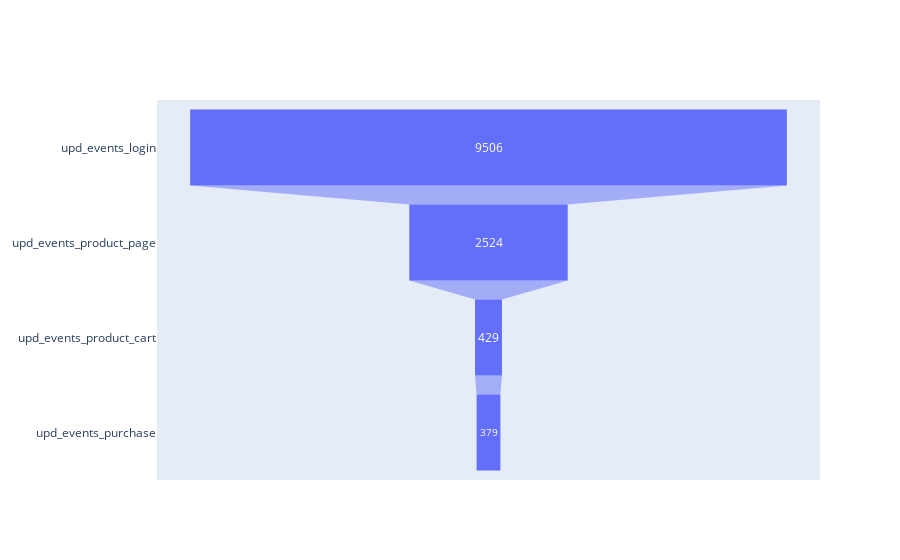

Source (notebook cell):
### Markdown cell above
Now, we will make the visualization, as follows:

### Code cell
mixall_events_agg_graph = mixall_events_agg.reset_index()
fig = go.Figure(go.Funnel(
    y = mixall_events_agg_graph['event_name'],
    x = mixall_events_agg_graph['total']
    ))
fig.show()

### Figure 1 — Plotly figure (JSON) as saved in the notebook; plotly's stock layout.template omitted (floating-point values rounded to 4 significant figures)
{"data": [{"type": "funnel", "x": [9506, 2524, 429, 379], "y": ["upd_events_login", "upd_events_product_page", "upd_events_product_cart", "upd_events_purchase"]}], "layout": {}}
